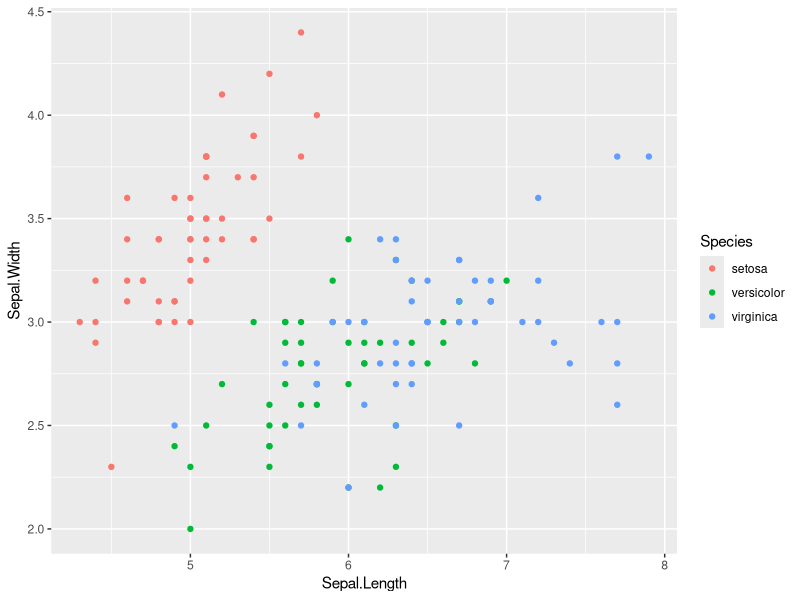
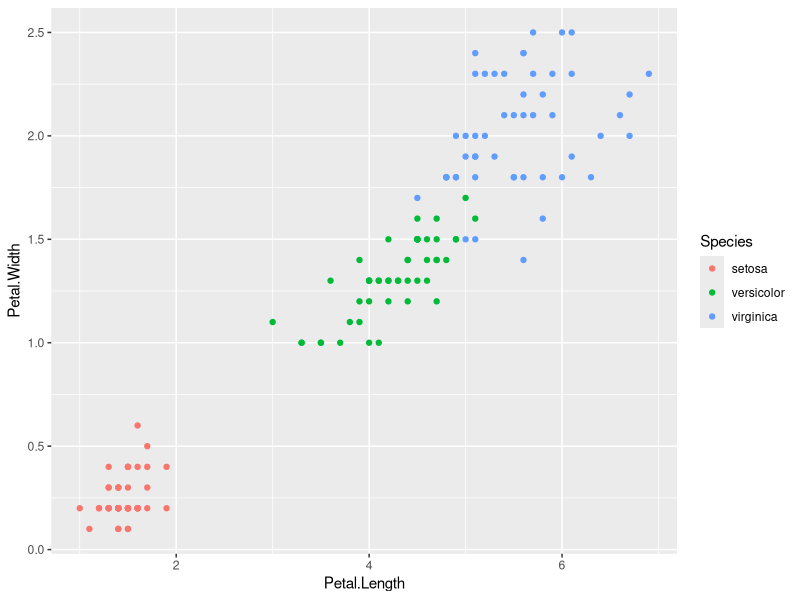
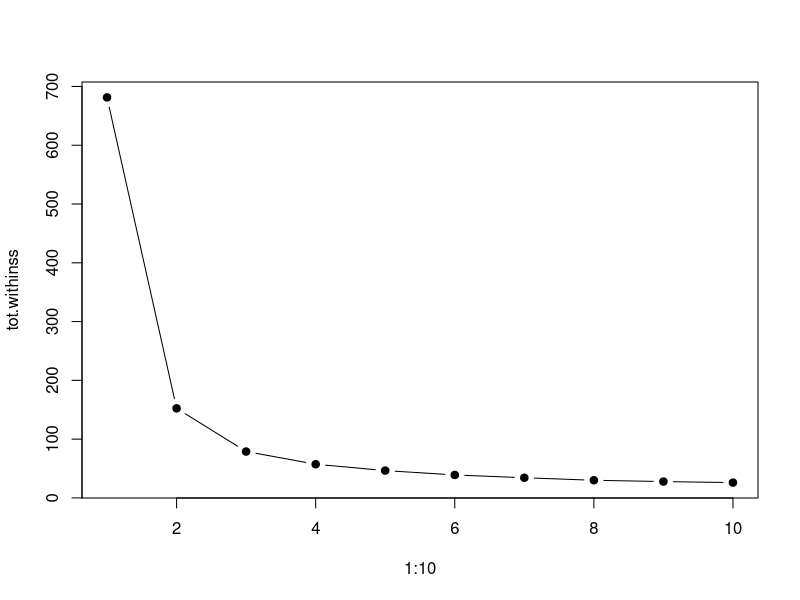
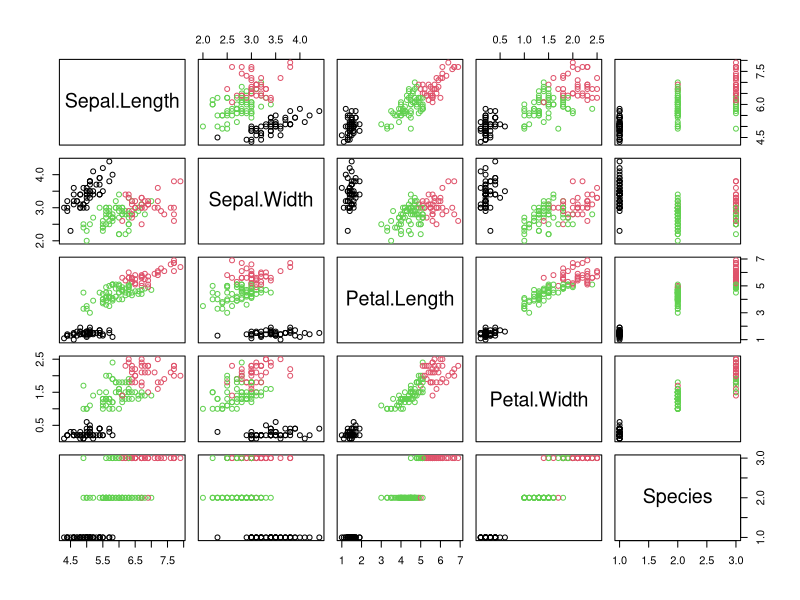
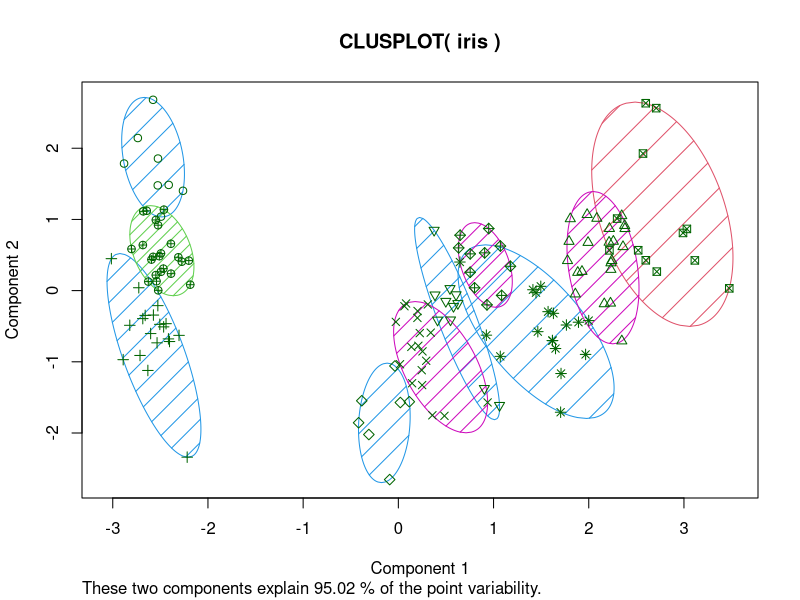

Generate these figures, in order, with R:
## ---- chunk 1
library(ggplot2)
## ---- chunk 2
df <- iris
head(iris)

## ---- chunk 3
ggplot(iris,aes(x = Sepal.Length, y = Sepal.Width, col= Species)) + geom_point()
ggplot(iris,aes(x = Petal.Length, y = Petal.Width, col= Species)) + geom_point()
## ---- chunk 4
set.seed(101)
irisCluster <- kmeans(df[,1:4], center=3, nstart=20)
irisCluster
table(irisCluster$cluster, df$Species)
library(cluster)
## ---- chunk 5
tot.withinss <- vector(mode="character", length=10)
for (i in 1:10){
  irisCluster <- kmeans(df[,1:4], center=i, nstart=20)
  tot.withinss[i] <- irisCluster$tot.withinss
}
plot(1:10, tot.withinss, type="b", pch=19)
fitK = kmeans(df[,1:4], 3)
str(fitK)
plot(iris,col = fitK$cluster)
table(Predicted=fitK$cluster,Actual =iris$Species)
## ---- chunk 6
clusplot(iris, irisCluster$cluster, color=T, shade=T, labels=0, lines=0)
tot.withinss <- vector(mode="character", length=10)
for (i in 1:10){
  irisCluster <- kmeans(df[,1:4], center =i, nstart=20)
  tot.withinss[i] <- irisCluster$tot.withinss
}
